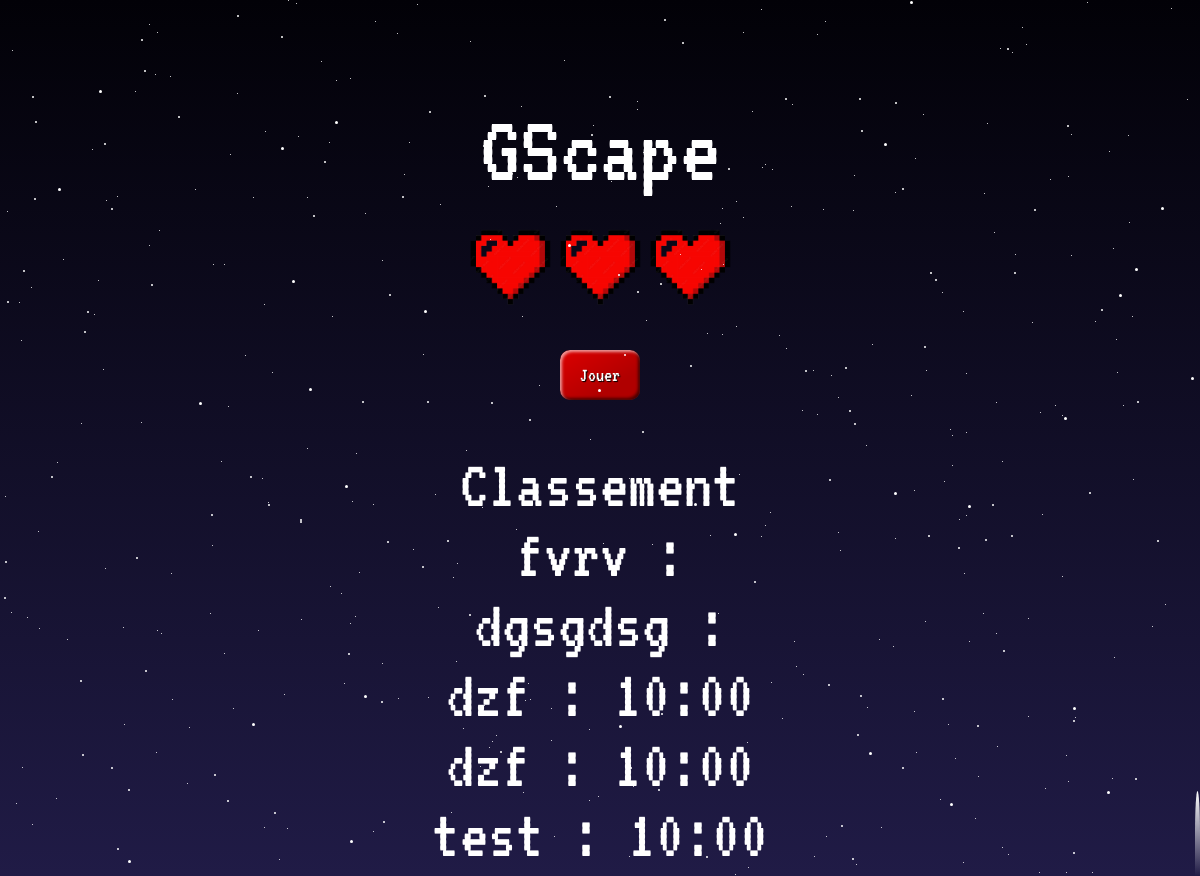
Before: / with the older database file.
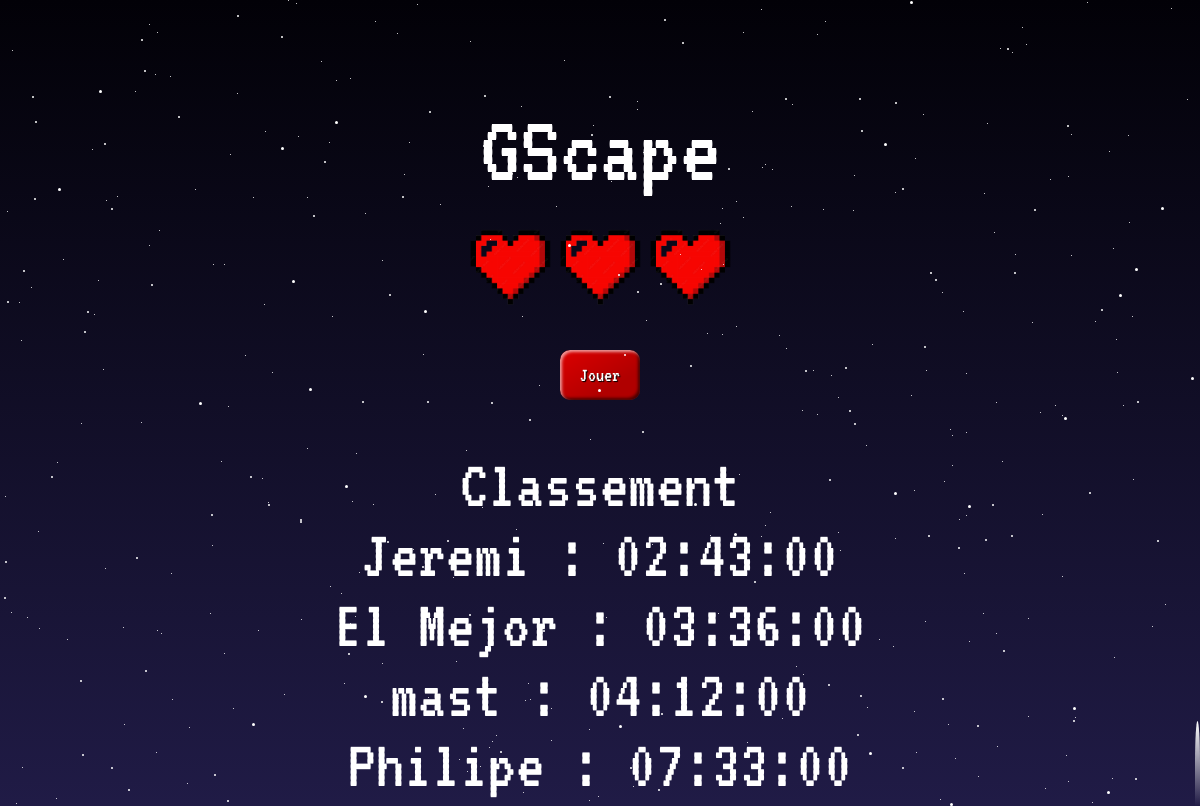
After: the same page with the newer database file.
### tables this page shows
CREATE TABLE `user` (
  `id` int(11) NOT NULL,
  `name` varchar(13) NOT NULL,
  `time` time NOT NULL
);

### index.php (the view, shortened to what this page needs)
<?php
require('database.php');
?>
<!DOCTYPE html>
<html lang="en">
<head>
    <link rel="stylesheet" href="Styles/accueil.css">
</head>
<body>
    <div class="container">
        <div class="sky">
            <div class="adjust">
                <div class="titre1"> GScape </div>
                <div class="coeur">
                    <img src="Images/coeur.png" style="width: 90px;">
                    <img src="Images/coeur.png" style="width: 90px;">
                    <img src="Images/coeur.png" style="width: 90px;">
                </div>
                <div class="pseudo">
                    <a class="valider" href="Front/stage1.php">Jouer</a>
                </div>
                <div class="tab_score">
                    <div>Classement</div>
                    <?php
                    $requete = "SELECT * FROM user Order By time Limit 5";
                    $exec_requete = mysqli_query($db, $requete);
                    while ($row = mysqli_fetch_assoc($exec_requete)) { ?>
                        <div>
                            <?php echo $row['name']; ?> : <?php echo $row['time']; ?>
                        </div>
                    <?php } ?>
                </div>
            </div>
            <div class="stars1"></div>
            <div class="shooting-stars"></div>
        </div>
    </div>
</body>
</html>

Changed rows visible on the page:
removed user: name "dgsgdsg"
removed user: name "dzf", time "10:00"
removed user: name "dzf", time "10:00"
removed user: name "test", time "10:00"
added user: name "Jeremi", time "02:43:00"
added user: name "El Mejor", time "03:36:00"
changed user: name "fvrv" → "mast"; time (not shown) → "04:12:00"
added user: name "Philipe", time "07:33:00"
